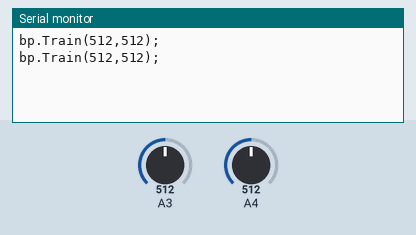
Recording of a sketch running on a simulated Arduino Uno, built with avr-gcc and run on an emulated ATmega328P. On the bench: the last lines printed to the serial monitor. The test bench sets the inputs (shaded band); at power-on: A3 = 512, A4 = 512.

Above: at 8.8 s.
8.9 s: A3 set to 716
At 13.0 s:
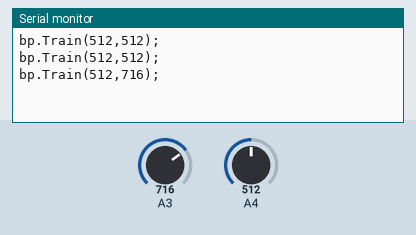
14.9 s: A4 set to 716
At 17.3 s:
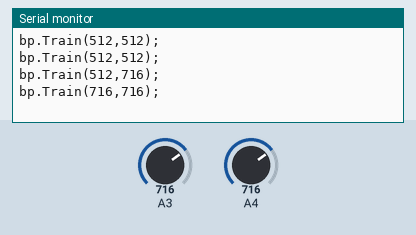
20.9 s: A3 set to 900
At 24.6 s:
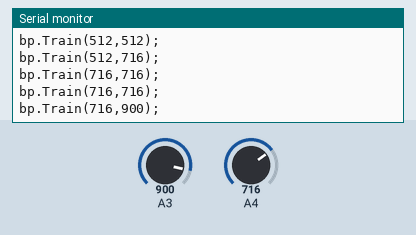
26.9 s: A4 set to 900
At 28.9 s:
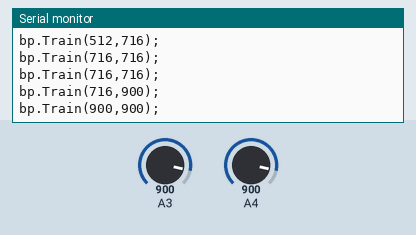
Timing chart, 0 to 30.4 s (numbered marks = the images above; inputs shaded):
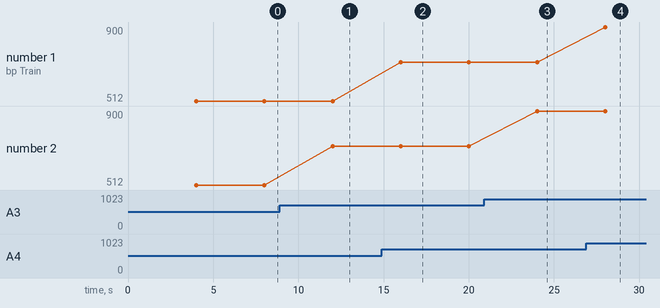

The sketch:

monitor.ino
```cpp
#include <Servo.h>

void setup()
{
  Serial.begin(9600);

  pinMode(A3, INPUT);
  pinMode(A4, INPUT);

}

void loop()
{
  delay(4000);
  int left, right;
  left = analogRead(A3);
  right = analogRead(A4);

  Serial.print("bp.Train(");
  Serial.print(right);
  Serial.print(",");
  Serial.print(left);
  Serial.println(");");
}
```

Measured:
- after the input at 8.9 s, the serial monitor: prints a new line after 3.1 s (image 1)
- after the input at 14.9 s, the serial monitor: prints a new line after 1.1 s (image 2)
- after the input at 20.9 s, the serial monitor: prints a new line after 3.1 s (image 3)
- after the input at 26.9 s, the serial monitor: prints a new line after 1.1 s (image 4)
- plotted number 2: 512 → 716 after the input at 8.9 s, 716 → 900 after the input at 20.9 s
